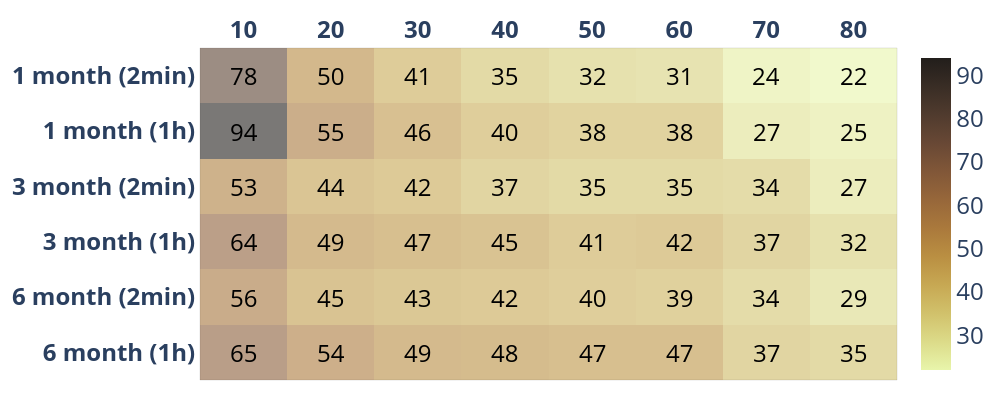

Source (notebook cell):
### Code cell
#!pip install -U kaleido
import plotly.graph_objects as go
from functools import reduce
from itertools import product

z=[list(np.ceil(np.array(REU_6_NO2_C_2)).astype(int)),list(np.ceil(np.array(REU_6_NO2_C)).astype(int)),
   list(np.ceil(np.array(REU_3_NO2_C_2)).astype(int)),list(np.ceil(np.array(REU_3_NO2_C)).astype(int)),
  list(np.ceil(np.array(REU_1_NO2_2)).astype(int)),list(np.ceil(np.array(REU_1_NO2)).astype(int))]
x=['<b>10</b>', '<b>20</b>', '<b>30</b>', '<b>40</b>', '<b>50</b>','<b>60</b>',
   '<b>70</b>','<b>80</b>']
y=['<b>6 month (1h)</b>','<b>6 month (2min)</b>','<b>3 month (1h)</b>','<b>3 month (2min)</b>',
   '<b>1 month (1h)','<b>1 month (2min)</b>']

def get_anno_text(z_value):
    annotations=[]
    a, b = len(z_value), len(z_value[0])
    flat_z = reduce(lambda x,y: x+y, z_value) # z_value.flat if you deal with numpy
    coords = product(range(a), range(b))
    for pos, elem in zip(coords, flat_z):
        annotations.append({'font': {'color': 'black'},
                    'showarrow': False,
                    'text': str(elem),
                    'x': pos[1],
                    'y': pos[0],
                        'font.size':24   })
    return annotations

fig = go.Figure(data=go.Heatmap(
                   z=z,
                   x=x,
                   y=y,
                   hoverongaps = True, colorscale ='turbid',
    opacity=0.6,colorbar=dict(tickfont=dict(size=24)) ))#matter#

fig.update_layout(title={'text': "",
        'y':0.8,
        'x':0.5,
        'xanchor': 'center',
        'yanchor': 'top'},
           plot_bgcolor='rgba(0,0,0,0)',       
    annotations = get_anno_text(z),
                 width=1000,
height=400,xaxis={'side': 'top'},margin=dict(l=20, r=20, t=20, b=20))

fig.update_xaxes(tickfont = dict(size=24),linewidth=0.1, linecolor='black',
    
                 mirror=True)
fig.update_yaxes(tickfont = dict(size=24),linewidth=0.1, linecolor='black',
        
                 mirror=True)
fig.write_image("REU_NO2_C_POLAR.pdf",engine="kaleido")
#plt.savefig("table2a.pdf", format="pdf", bbox_inches="tight")
fig.show()

### Figure 1 — Plotly figure (JSON) as saved in the notebook; plotly's stock layout.template omitted (floating-point values rounded to 4 significant figures)
{"data": [{"colorbar": {"tickfont": {"size": 24}}, "colorscale": [[0, "rgb(232, 245, 171)"], [0.09091, "rgb(220, 219, 137)"], [0.1818, "rgb(209, 193, 107)"], [0.2727, "rgb(199, 168, 83)"], [0.3636, "rgb(186, 143, 66)"], [0.4545, "rgb(170, 121, 60)"], [0.5455, "rgb(151, 103, 58)"], [0.6364, "rgb(129, 87, 56)"], [0.7273, "rgb(104, 72, 53)"], [0.8182, "rgb(80, 59, 46)"], [0.9091, "rgb(57, 45, 37)"], [1, "rgb(34, 30, 27)"]], "hoverongaps": true, "opacity": 0.6, "type": "heatmap", "x": ["<b>10</b>", "<b>20</b>", "<b>30</b>", "<b>40</b>", "<b>50</b>", "<b>60</b>", "<b>70</b>", "<b>80</b>"], "y": ["<b>6 month (1h)</b>", "<b>6 month (2min)</b>", "<b>3 month (1h)</b>", "<b>3 month (2min)</b>", "<b>1 month (1h)", "<b>1 month (2min)</b>"], "z": [[65, 54, 49, 48, 47, 47, 37, 35], [56, 45, 43, 42, 40, 39, 34, 29], [64, 49, 47, 45, 41, 42, 37, 32], [53, 44, 42, 37, 35, 35, 34, 27], [94, 55, 46, 40, 38, 38, 27, 25], [78, 50, 41, 35, 32, 31, 24, 22]]}], "layout": {"annotations": [{"font": {"color": "black", "size": 24}, "showarrow": false, "text": "65", "x": 0, "y": 0}, {"font": {"color": "black", "size": 24}, "showarrow": false, "text": "54", "x": 1, "y": 0}, {"font": {"color": "black", "size": 24}, "showarrow": false, "text": "49", "x": 2, "y": 0}, {"font": {"color": "black", "size": 24}, "showarrow": false, "text": "48", "x": 3, "y": 0}, {"font": {"color": "black", "size": 24}, "showarrow": false, "text": "47", "x": 4, "y": 0}, {"font": {"color": "black", "size": 24}, "showarrow": false, "text": "47", "x": 5, "y": 0}, {"font": {"color": "black", "size": 24}, "showarrow": false, "text": "37", "x": 6, "y": 0}, {"font": {"color": "black", "size": 24}, "showarrow": false, "text": "35", "x": 7, "y": 0}, {"font": {"color": "black", "size": 24}, "showarrow": false, "text": "56", "x": 0, "y": 1}, {"font": {"color": "black", "size": 24}, "showarrow": false, "text": "45", "x": 1, "y": 1}, {"font": {"color": "black", "size": 24}, "showarrow": false, "text": "43", "x": 2, "y": 1}, {"font": {"color": "black", "size": 24}, "showarrow": false, "text": "42", "x": 3, "y": 1}, {"font": {"color": "black", "size": 24}, "showarrow": false, "text": "40", "x": 4, "y": 1}, {"font": {"color": "black", "size": 24}, "showarrow": false, "text": "39", "x": 5, "y": 1}, {"font": {"color": "black", "size": 24}, "showarrow": false, "text": "34", "x": 6, "y": 1}, {"font": {"color": "black", "size": 24}, "showarrow": false, "text": "29", "x": 7, "y": 1}, {"font": {"color": "black", "size": 24}, "showarrow": false, "text": "64", "x": 0, "y": 2}, {"font": {"color": "black", "size": 24}, "showarrow": false, "text": "49", "x": 1, "y": 2}, {"font": {"color": "black", "size": 24}, "showarrow": false, "text": "47", "x": 2, "y": 2}, {"font": {"color": "black", "size": 24}, "showarrow": false, "text": "45", "x": 3, "y": 2}, {"font": {"color": "black", "size": 24}, "showarrow": false, "text": "41", "x": 4, "y": 2}, {"font": {"color": "black", "size": 24}, "showarrow": false, "text": "42", "x": 5, "y": 2}, {"font": {"color": "black", "size": 24}, "showarrow": false, "text": "37", "x": 6, "y": 2}, {"font": {"color": "black", "size": 24}, "showarrow": false, "text": "32", "x": 7, "y": 2}, {"font": {"color": "black", "size": 24}, "showarrow": false, "text": "53", "x": 0, "y": 3}, {"font": {"color": "black", "size": 24}, "showarrow": false, "text": "44", "x": 1, "y": 3}, {"font": {"color": "black", "size": 24}, "showarrow": false, "text": "42", "x": 2, "y": 3}, {"font": {"color": "black", "size": 24}, "showarrow": false, "text": "37", "x": 3, "y": 3}, {"font": {"color": "black", "size": 24}, "showarrow": false, "text": "35", "x": 4, "y": 3}, {"font": {"color": "black", "size": 24}, "showarrow": false, "text": "35", "x": 5, "y": 3}, {"font": {"color": "black", "size": 24}, "showarrow": false, "text": "34", "x": 6, "y": 3}, {"font": {"color": "black", "size": 24}, "showarrow": false, "text": "27", "x": 7, "y": 3}, {"font": {"color": "black", "size": 24}, "showarrow": false, "text": "94", "x": 0, "y": 4}, {"font": {"color": "black", "size": 24}, "showarrow": false, "text": "55", "x": 1, "y": 4}, {"font": {"color": "black", "size": 24}, "showarrow": false, "text": "46", "x": 2, "y": 4}, {"font": {"color": "black", "size": 24}, "showarrow": false, "text": "40", "x": 3, "y": 4}, {"font": {"color": "black", "size": 24}, "showarrow": false, "text": "38", "x": 4, "y": 4}, {"font": {"color": "black", "size": 24}, "showarrow": false, "text": "38", "x": 5, "y": 4}, {"font": {"color": "black", "size": 24}, "showarrow": false, "text": "27", "x": 6, "y": 4}, {"font": {"color": "black", "size": 24}, "showarrow": false, "text": "25", "x": 7, "y": 4}, {"font": {"color": "black", "size": 24}, "showarrow": false, "text": "78", "x": 0, "y": 5}, {"font": {"color": "black", "size": 24}, "showarrow": false, "text": "50", "x": 1, "y": 5}, {"font": {"color": "black", "size": 24}, "showarrow": false, "text": "41", "x": 2, "y": 5}, {"font": {"color": "black", "size": 24}, "showarrow": false, "text": "35", "x": 3, "y": 5}, {"font": {"color": "black", "size": 24}, "showarrow": false, "text": "32", "x": 4, "y": 5}, {"font": {"color": "black", "size": 24}, "showarrow": false, "text": "31", "x": 5, "y": 5}, {"font": {"color": "black", "size": 24}, "showarrow": false, "text": "24", "x": 6, "y": 5}, {"font": {"color": "black", "size": 24}, "showarrow": false, "text": "22", "x": 7, "y": 5}], "height": 400, "margin": {"b": 20, "l": 20, "r": 20, "t": 20}, "plot_bgcolor": "rgba(0,0,0,0)", "title": {"text": "", "x": 0.5, "xanchor": "center", "y": 0.8, "yanchor": "top"}, "width": 1000, "xaxis": {"linecolor": "black", "linewidth": 0.1, "mirror": true, "side": "top", "tickfont": {"size": 24}}, "yaxis": {"linecolor": "black", "linewidth": 0.1, "mirror": true, "tickfont": {"size": 24}}}}
